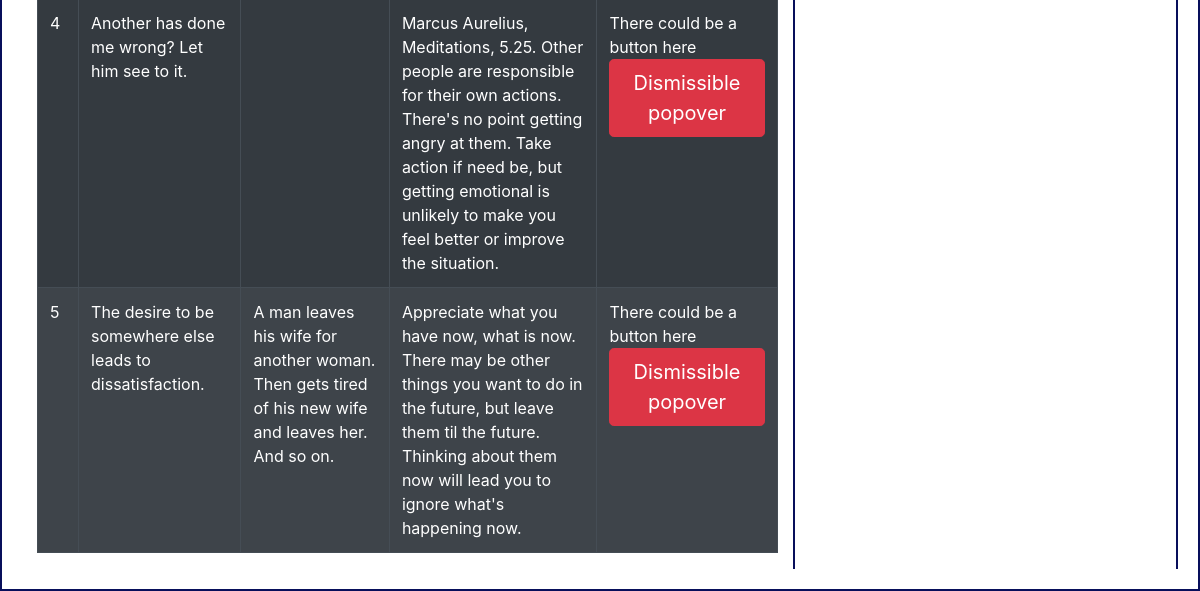
/thoughts_controller (lower part), run on an earlier commit of the app's database.
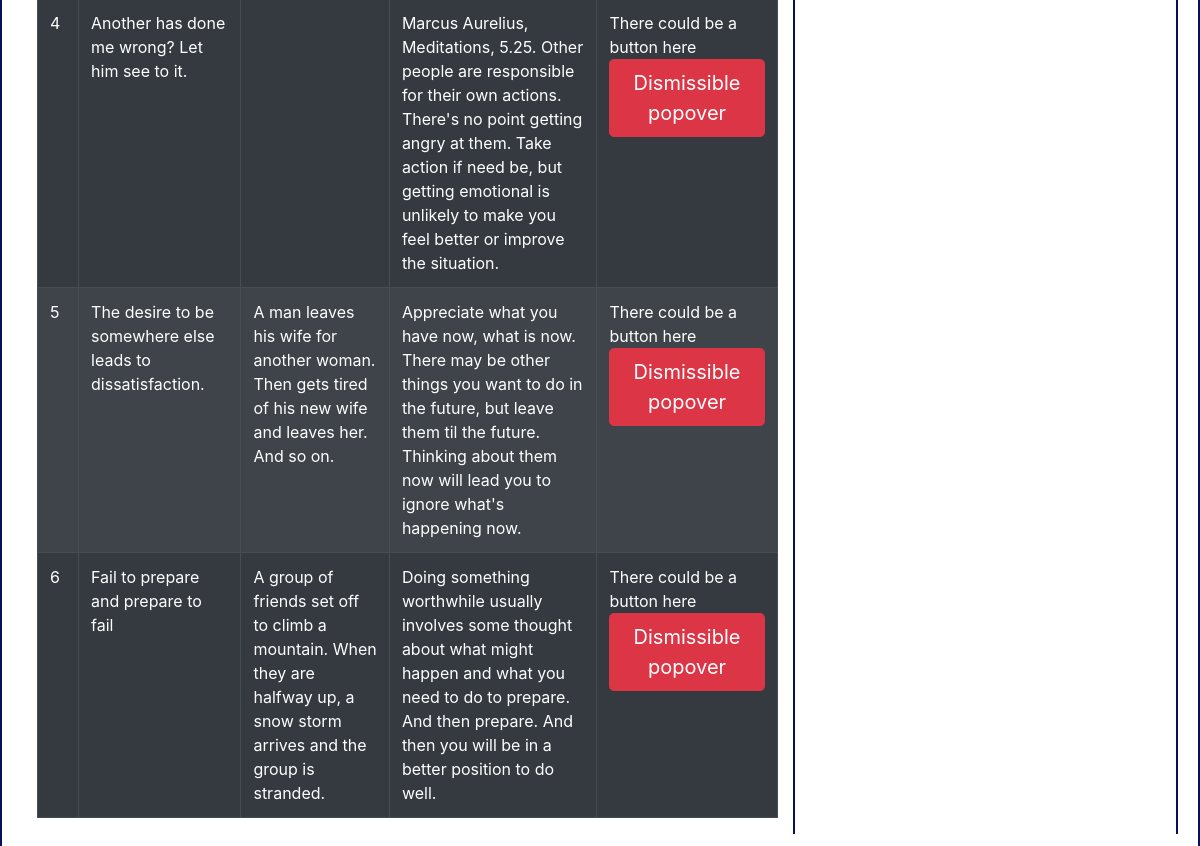
And on a later commit of the database.
### app/models.py (models this page shows, shortened)
class Thought(db.Model):
    id = db.Column(db.Integer, primary_key=True)
    quotation = db.Column(db.Text(), index=True)
    metaphor = db.Column(db.Text(), index=True)
    comment = db.Column(db.Text())

### app/routes.py (the view)
@app.route('/thoughts_controller')
def show_all_thoughts():
    thoughts = Thought.query.all()
    return render_template('thoughts_controller.html', thoughts=thoughts)

### app/templates/thoughts_controller.html (shortened to what this page needs)
{% extends "base.html" %} {% block content %}
<div class="container-fluid">
    <div class="row">
        <div class="col-sm-8">
            <table class="table table-bordered table-dark table-striped table-hover table-responsive">
                <tbody>
                    {% for thought in thoughts %}
                    <tr>
                        <td>{{ thought.id }}</td>
                        <td>{{ thought.quotation }}</td>
                        <td>{{ thought.metaphor }}</td>
                        <td>{{ thought.comment }}</td>
                        <td> There could be a button here
                            <a tabindex="0" class="btn btn-lg btn-danger" role="button" data-toggle="popover" data-trigger="focus" title="Dismissible popover" data-content="And here's some amazing content. It's very engaging. Right?">Dismissible popover</a>
                        </td>
                    </tr>
                    {% endfor %}
                </tbody>
            </table>
        </div>
        <div class="col">
        </div>
    </div>
    {% endblock %}

### app/templates/base.html (shortened to what this page needs)
<!DOCTYPE html>
<html lang="en">
<head>
    <link rel="stylesheet" href="../static/css/styles.css">
    <link rel="stylesheet" href="https://stackpath.bootstrapcdn.com/bootstrap/4.4.1/css/bootstrap.min.css">
</head>
<body>
    <hr> {% block content %}{% endblock %}
</body>
</html>

### app/static/css/styles.css (style rules this page uses)
.row { padding: 20px; border: solid #080F5B 2px; }
.col { border-left: solid #080F5B 2px; border-right: solid #080F5B 2px; }

What changed in the data, as far as the page shows it:
added Thought: id "6", quotation "Fail to prepare and prepare to fail", metaphor "A group of friends set off to climb a mountain. When they are halfway up, a snow storm arrives and the group is stranded.", comment "Doing something worthwhile usually involves some thought about what might happen and what you need to do to prepare. And then prepare. And then you will be in a better position to do well."
